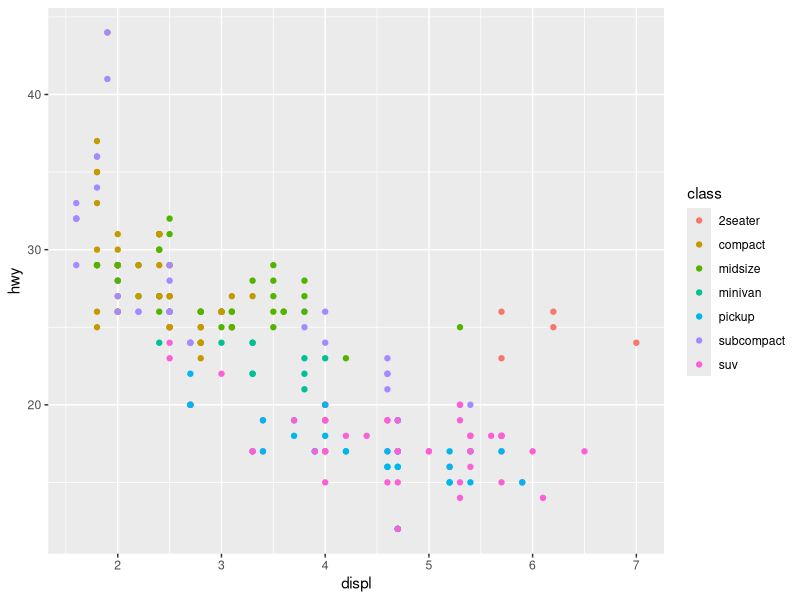
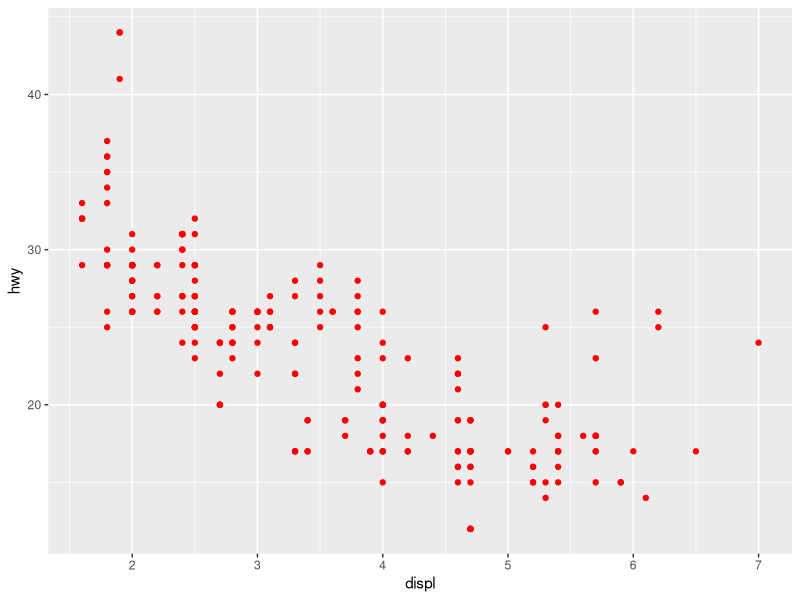
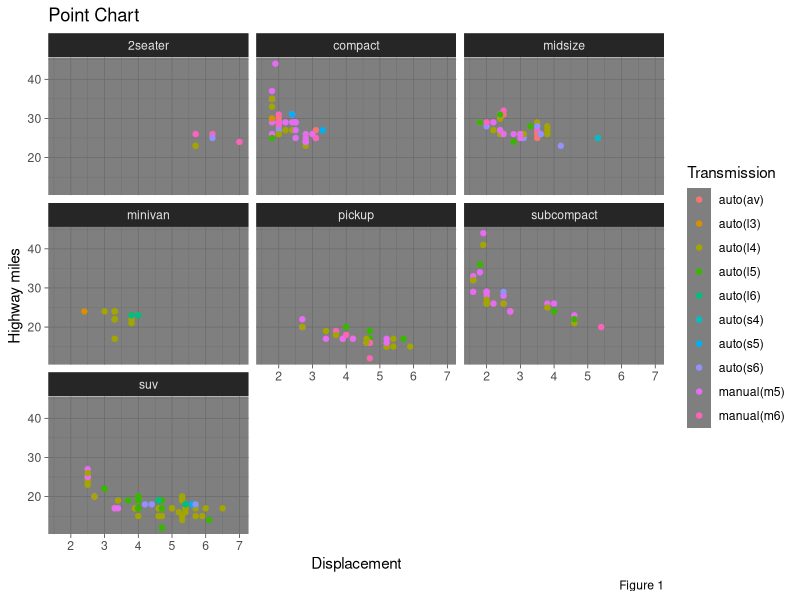

The R script that drew these images, in order:
library(tidyverse)
150/3
a <- 10
a

b <- "Cool"


data(mpg)
view(mpg)
head(mpg)

glimpse(mpg)


ggplot(mpg, aes(displ, hwy, colour = class)) +
geom_point()


ggplot(mpg, aes(displ, hwy, )) +
  geom_point(colour="red")



ggplot(mpg, aes(displ, hwy, colour=trans)) +
  geom_point() +
facet_wrap(~class) +
  labs(x="Displacement", y ="Highway miles", colour="Transmission",
       title="Point Chart", caption="Figure 1") +
  theme_dark()




